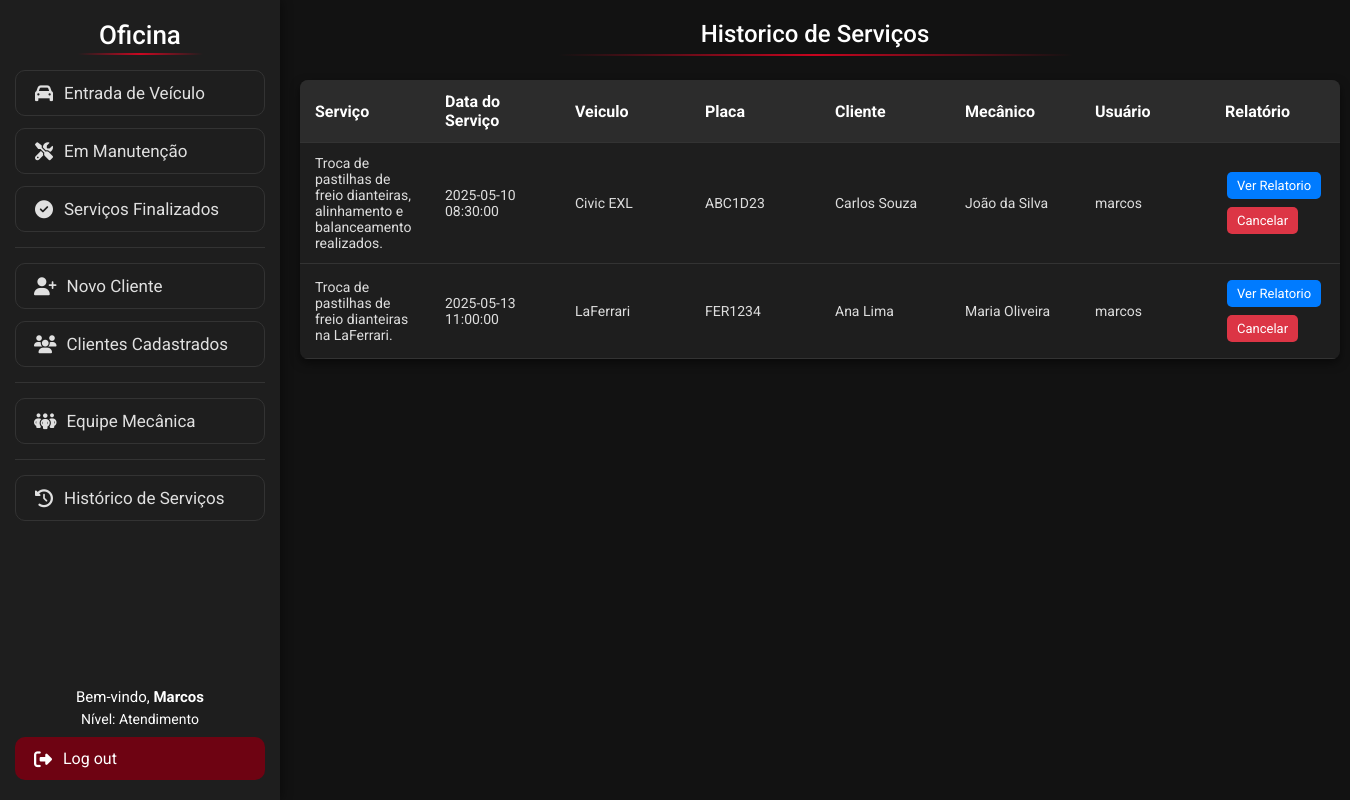
Screenshot of /Visao/ListarServicos.php (signed in) with the database file from the repository.
### tables this page shows
create table servico (
idServico int auto_increment primary key,
idMecanico int,
idUsuario int,
idCarro int,
descricao TEXT,
dataServico datetime default current_timestamp,

foreign key (idMecanico) references mecanico(idMecanico),
foreign key (idCarro) references carro(idCarro)
);

create table carro (
idCarro int auto_increment primary key,
idCliente int,
modelo varchar(120) not null,
fabricante varchar(40) not null,
ano smallint not null check (ano >= 1886),
placa varchar(80) not null unique,
cor varchar(50) not null,
caracteristicas TEXT,
imagem VARCHAR(255),
status ENUM('Manutencao', 'Finalizado') DEFAULT 'Manutencao',
dataCadastro datetime default current_timestamp,

foreign key (idCliente) references cliente(idCliente)
);

create table cliente (
idCliente int auto_increment primary key,
nome varchar(80) not null,
telefone varchar(80) not null,
email varchar(120) not null,
cpf varchar(20) not null unique,
endereco varchar(200) not null,
dataCadastro datetime default current_timestamp
);

create table mecanico (
idMecanico int auto_increment primary key,
nome varchar(80) not null,
telefone varchar(20) not null,
dataCadastro datetime default current_timestamp
);

create table usuario (
idUsuario int auto_increment primary key,
login varchar(80) not null unique,
senha varchar(80) not null,
email varchar(120) not null,
nivel tinyint not null default 2,
CHECK (nivel IN (1, 2)),
dataCadastro datetime default current_timestamp
);

### Modelo/DAO/ClassServicoDAO.php (called while the page is built, shortened)
<?php
class ClassServicoDAO
{
    public function listarServicosJoin()
    {
        try {
            $pdo = Conexao::getInstance();
            $sql = "SELECT s.descricao,
            s.dataServico,
            s.idServico,
            c.modelo,
            c.placa,
            cli.nome,
            mec.nome as mecanico,
            us.login as userName
            from servico s
            inner join carro c on s.idCarro = c.idCarro
            inner join cliente cli on c.idCliente = cli.idCliente
            inner join mecanico mec on s.idMecanico = mec.idMecanico
            inner join usuario us on s.idUsuario = us.idUsuario;";
            $stmt = $pdo->prepare($sql);
            $stmt->execute();
            return $stmt->fetchAll(PDO::FETCH_ASSOC);
        } catch (PDOException $exc) {
            echo $exc->getMessage();
        }
    }
}

### Visao/ListarServicos.php (the view, shortened to what this page needs)
<!DOCTYPE html>
<html lang="pt-BR">
<head>
    <link rel="stylesheet" href="css/lista.css">
</head>
<body>
    <?php
    include 'Menu.php';
    ?>
    <h1 class="titulo">Historico de Serviços</h1>
    <table class="tabela-clientes">
        <thead>
            <tr>
                <th>Serviço</th>
                <th>Data do Serviço</th>
                <th>Veiculo</th>
                <th>Placa</th>
                <th>Cliente</th>
                <th>Mecânico</th>
                <th>Usuário</th>
                <th>Relatório</th>
            </tr>
        </thead>
        <tbody>
            <?php
            require_once "../Modelo/DAO/ClassServicoDAO.php";
            $classServicoDAO = new ClassServicoDAO();
            $servicos = $classServicoDAO->listarServicosJoin();
            foreach ($servicos as $servico) {
                echo '<tr>';
                echo '<td>' . $servico['descricao'] . '</td>';
                echo '<td>' . $servico['dataServico'] . '</td>';
                echo '<td>' . $servico['modelo'] . '</td>';
                echo '<td>' . $servico['placa'] . '</td>';
                echo '<td>' . $servico['nome'] . '</td>';
                echo '<td>' . $servico['mecanico'] . '</td>';
                echo '<td>' . $servico['userName'] . '</td>';
                echo '<td>
                <a href="ListarRelatorio.php?idex=' . $servico['idServico'] . '"class="btn btn-editar">Ver Relatorio</a>
                  <a href="../Controle/ExcluirServico.php?idex=' . $servico['idServico'] . '"class="btn btn-excluir">Cancelar</a>
                </td>';
                echo '</tr>';
            }
            ?>
        </tbody>
    </table>
</body>
</html>

### Visao/css/lista.css (style rules this page uses)
* { box-sizing: border-box; font-family: 'Roboto', sans-serif; margin: 0; padding: 0; }
body { background-color: #121212; color: #e0e0e0; padding: 20px; margin-left: 280px; }
.titulo { color: white; margin-bottom: 1.5rem; font-weight: 500; font-size: 24px; text-align: center; position: relative; padding-bottom: 0.5rem; }
.titulo::after { content: ''; position: absolute; bottom: 0; left: 25%; width: 50%; height: 2px; background: linear-gradient(90deg, transparent, #ff0022c4, transparent); }
.tabela-clientes { width: 100%; min-width: 600px; border-collapse: collapse; background-color: #1e1e1e; border-radius: 8px; overflow: hidden; box-shadow: 0 4px 10px rgba(0, 0, 0, 0.5); }
.tabela-clientes th, .tabela-clientes td { padding: 12px 15px; text-align: left; border-bottom: 1px solid #333; word-wrap: break-word; }
.tabela-clientes th { background-color: #2c2c2c; color: #ffffff; }
.tabela-clientes td { color: #dddddd; font-size: 14px; min-width: 130px; }
.btn { padding: 6px 10px; border: none; border-radius: 5px; cursor: pointer; font-size: 13px; margin: 4px 2px; display: inline-block; white-space: nowrap; text-align: center; }
.btn-editar { background-color: #007bff; color: white; text-decoration: none; }
.btn-excluir { background-color: #dc3545; color: white; text-decoration: none; }

### rows the page displays
servico: descricao "Troca de pastilhas de freio dianteiras, alinhamento e balanceamento realizados.", dataServico "2025-05-10 08:30:00", idCarro.modelo "Civic EXL", idCarro.placa "ABC1D23", cliente.nome "Carlos Souza", idMecanico.nome "João da Silva", idUsuario.login "marcos"
servico: descricao "Troca de pastilhas de freio dianteiras na LaFerrari.", dataServico "2025-05-13 11:00:00", idCarro.modelo "LaFerrari", idCarro.placa "FER1234", cliente.nome "Ana Lima", idMecanico.nome "Maria Oliveira", idUsuario.login "marcos"

### other values shown
$_SESSION['login'] "Marcos"
